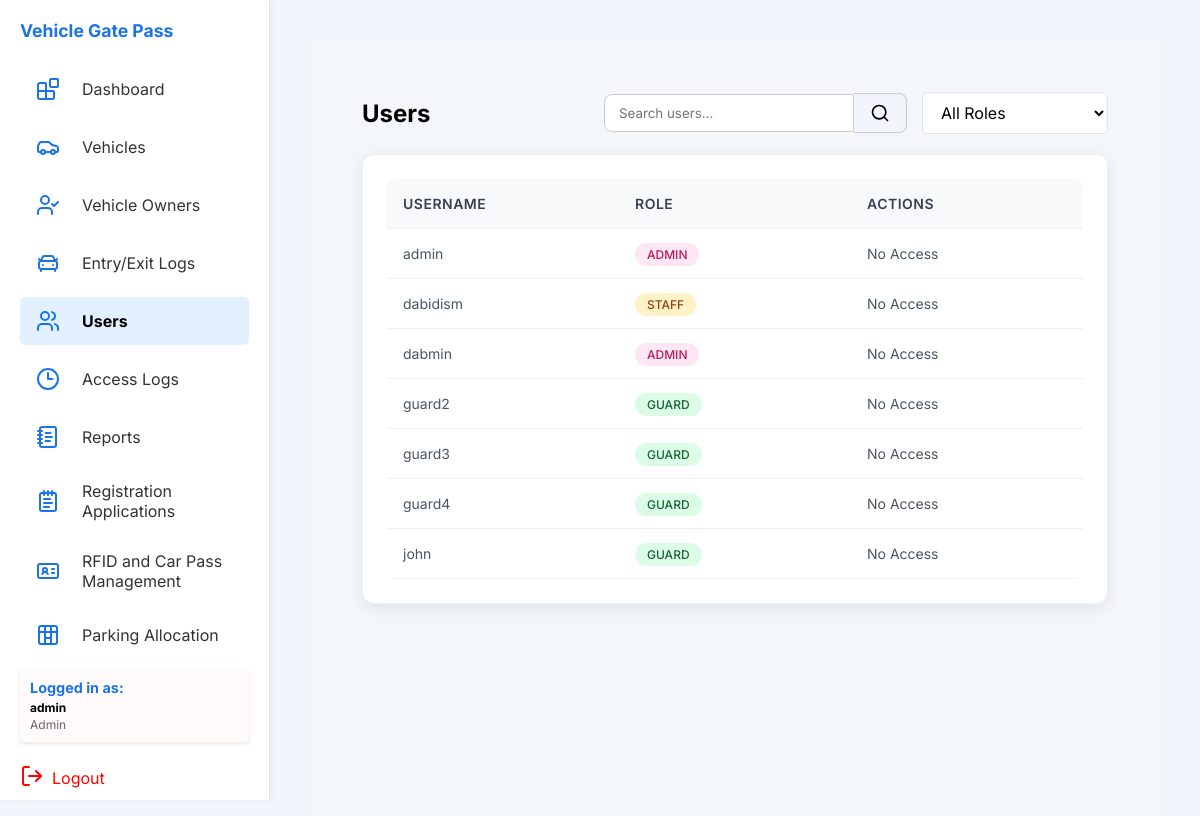
The app's page /php/users.php (signed in), older data.
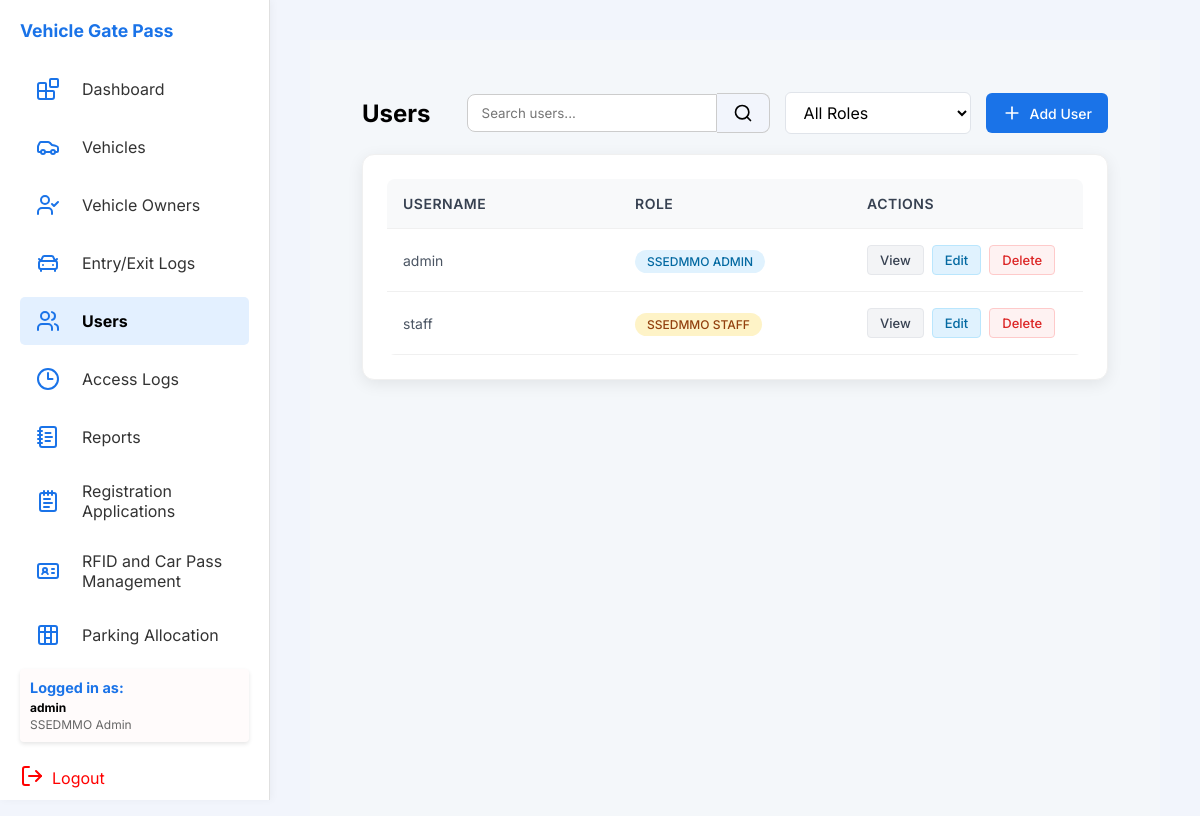
The same page, newer data.
### tables this page shows
CREATE TABLE `user` (
  `userID` varchar(10) NOT NULL,
  `registrationID` varchar(10) DEFAULT NULL,
  `passID` varchar(10) DEFAULT NULL,
  `username` varchar(50) NOT NULL,
  `password` varchar(255) NOT NULL,
  `role` enum('SSEDMMO Admin','SSEDMMO Staff','Guard') DEFAULT NULL
);

### php/users.php (the view, shortened to what the changed rows need)
<?php
$cssFiles = ["users.css"];
$db = new Database();
$conn = $db->getConnection();
$query = "SELECT * FROM user ORDER BY username";
$result = $conn->query($query);
include_once '../includes/header.php';
?>
<main class="main">
  <div class="container">
    <div class="header">
      <h2>Users</h2>
      <div class="header-actions">
        <div class="search-container">
          <input type="text" id="searchInput" placeholder="Search users..." />
          <button class="search-btn">
          </button>
        </div>
        <div class="filter-container">
          <select id="filterRole">
          </select>
        </div>
        <?php if ($_SESSION['role'] === 'SSEDMMO Admin'): ?>
          <button class="add-btn" onclick="showAddUserModal()">
            <svg xmlns="http://www.w3.org/2000/svg" width="20" height="20" viewBox="0 0 24 24" fill="none"
              stroke="currentColor" stroke-width="2" stroke-linecap="round" stroke-linejoin="round"
              class="lucide lucide-plus">
              <path d="M5 12h14" />
              <path d="M12 5v14" />
            </svg>
            Add User
          </button>
        <?php endif; ?>
      </div>
    </div>
    <div class="card">
      <table class="data-table">
        <thead>
          <tr>
            <th>Username</th>
            <th>Role</th>
            <th>Actions</th>
          </tr>
        </thead>
        <tbody>
          <?php if ($result && $result->num_rows > 0): ?>
            <?php while ($row = $result->fetch_assoc()): ?>
              <tr>
                <td><?php echo htmlspecialchars($row['username']); ?></td>
                <td>
                  <span class="role-badge role-<?php echo strtolower(str_replace(' ', '-', $row['role'])); ?>">
                    <?php echo htmlspecialchars($row['role']); ?>
                  </span>
                </td>
                <td>
                  <?php if ($_SESSION['role'] === 'SSEDMMO Admin'): ?>
                    <div class="action-buttons">
                      <button class="btn-view" onclick="viewUser('<?php echo $row['userID']; ?>')">View</button>
                      <button class="btn-edit" onclick="editUser('<?php echo $row['userID']; ?>')">Edit</button>
                      <button class="btn-delete" onclick="confirmDeleteUser('<?php echo $row['userID']; ?>')">Delete</button>
                    </div>
                  <?php else: ?>
                    <span class="no-permission">No Access</span>
                  <?php endif; ?>
                </td>
              </tr>
            <?php endwhile; ?>
          <?php else: ?>
            <tr>
              <td colspan="3" class="no-data">No users found</td>
            </tr>
          <?php endif; ?>
        </tbody>
      </table>
    </div>
  </div>
</main>
<?php
include_once '../includes/footer.php';
?>

### includes/header.php (shortened to what the changed rows need)
<!DOCTYPE html>
<html lang="en">
<head>
  <link rel="stylesheet" href="../css/global.css" />
  <link rel="stylesheet" href="../css/sidebar.css" />
  <?php if (isset($cssFiles) && is_array($cssFiles)): ?>
    <?php foreach ($cssFiles as $css): ?>
      <link rel="stylesheet" href="../css/<?php echo $css; ?>" />
    <?php endforeach; ?>
  <?php endif; ?>
</head>
<body>
  <aside class="sidebar">
    <div>
      <div class="logo-title">
        <h2 class="sidebar-title login-title">
          <span class="highlight-blue">Vehicle Gate Pass</span>
        </h2>
      </div>
    </div>
    <?php if (isset($_SESSION['username'])): ?>
      <div class="user-info-box">
        <h3>Logged in as:</h3>
        <strong><?php echo htmlspecialchars($_SESSION['username']); ?></strong>
        <span class="user-info-role"><?php echo ucfirst($_SESSION['role']); ?></span>
      </div>
    <?php endif; ?>
  </aside>

Row changes from the older to the newer data that the page shows:
removed user: username "dabidism", role "STAFF", shows "No Access"
removed user: username "dabmin", role "ADMIN", shows "No Access"
removed user: username "guard2", role "GUARD", shows "No Access"
removed user: username "guard3", role "GUARD", shows "No Access"
removed user: username "guard4", role "GUARD", shows "No Access"
removed user: username "john", role "GUARD", shows "No Access"
changed user "admin": role "ADMIN" → "SSEDMMO ADMIN"; text "No Access" → "View Edit Delete"
added user: username "staff", role "SSEDMMO STAFF"
Text that changed along with them:
$_SESSION['role']: "Admin" → "SSEDMMO Admin"
text now shown: "Add User"
